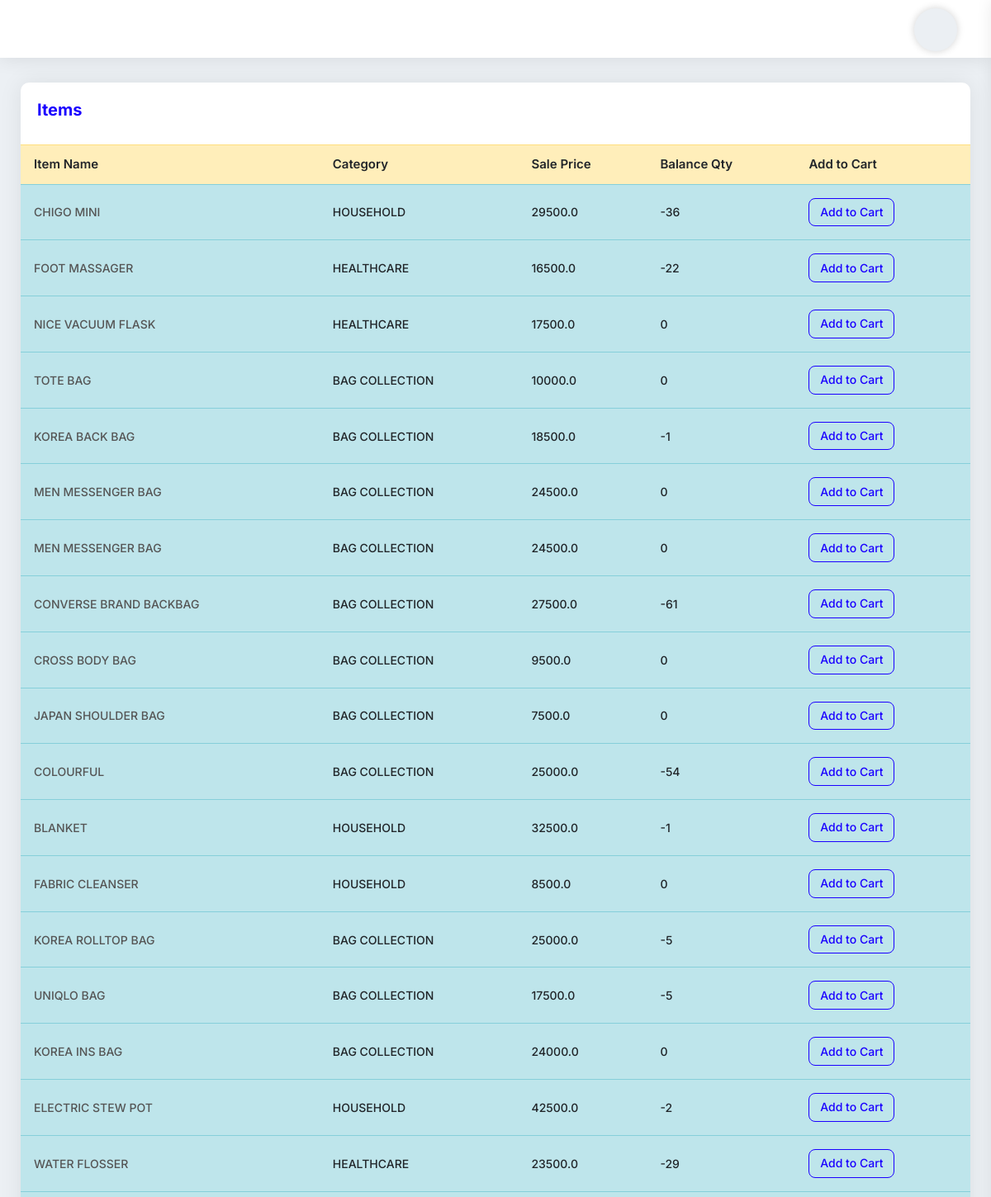
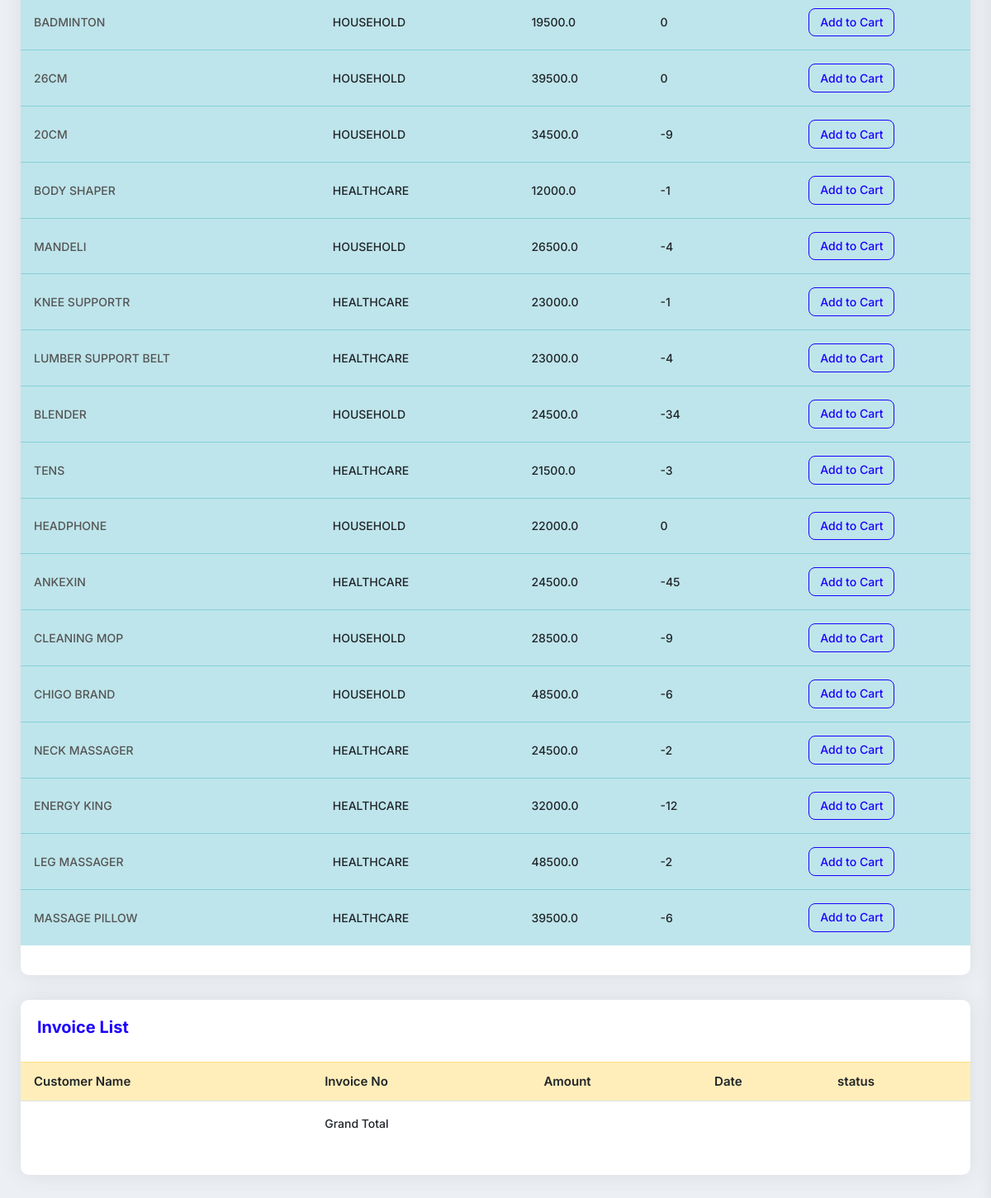
The page /HomeView (signed in) on the database its author committed (2 pictures, top to bottom).
### myapp/models.py (models this page shows, shortened)
class Items(models.Model):
    item_name = models.CharField(max_length=225)
    category = models.CharField(max_length=225)
    pruchase_price = models.FloatField(default=0.00)
    sell_price = models.FloatField(default=0.00)
    balance_qty = models.IntegerField(default=0)
    barcode_id = models.CharField(max_length=225,blank=True, null=True)
    photo = models.ImageField(upload_to='', blank=True, null=True)
    photo2 = models.ImageField(upload_to='', blank=True, null=True)
    photo3 = models.ImageField(upload_to='', blank=True, null=True)
    photo4 = models.ImageField(upload_to='', blank=True, null=True)
    itm_description = models.CharField(max_length=225,blank=True, null=True)

### myapp/views.py (the view)
# urls.py: path('HomeView', HomeView.as_view(), name='HomeView'),
class HomeView(UserRequiredMixin,TemplateView):
    template_name = 'home.html'
    def get_context_data(self, **kwargs):
        context = super().get_context_data(**kwargs)
        context['product_list'] = Items.objects.all().order_by('-id')
        context['queryset']=Order.objects.filter(created_at=datetime.date.today())
        return context

### myapp/views.py (called while the page is built)
    def dispatch(self, request, *args, **kwargs):
        if request.user.is_authenticated:
            pass
        else:
            return redirect('myapp:UserLoginView')
        return super().dispatch(request, *args, **kwargs)

### templates/home.html (shortened to what this page needs)
{% extends 'base.html' %}
{% block content %}
<div class="card-box mb-30">
    <div class="pd-20">
        <h4 class="text-blue h4">Items
            <a href="{% url 'myapp:MyCartView' %}" class="text-info">
                <span class="micon bi bi-cart4"></span>
                <span class="micon bi bi-cart4"></span>
                <span class="micon bi bi-cart4"></span>
            </a>
        </h4>
    </div>
    <div class="pb-20">
        <table class="data-table table stripe hover nowrap">
            <thead>
            <tr class="table-warning">
                <th class="table-plus datatable-nosort">Item Name</th>
                <th>Category</th>
                <th>Sale Price</th>
                <th>Balance Qty</th>
                <th>Add to Cart</th>
            </tr>
            </thead>
            <tbody>
            {% for p in product_list %}
            <tr class="table-info">
                <td class="table-plus"><a href="{% url 'myapp:ProductEditView' p.id %}">{{p.item_name}}</a></td>
                <td>{{p.category}}</td>
                <td>{{p.sell_price}}</td>
                <td>{{p.balance_qty}}</td>
                <td><a href="{% url 'myapp:AddToCartView' p.id %}" class="btn btn-sm btn-outline-primary"> Add to
                    Cart</a></td>
            </tr>
            {% endfor %}
            </tbody>
        </table>
    </div>
</div>
<div class="card-box mb-30">
    <div class="pd-20">
        <h4 class="text-blue h4">Invoice List</h4>
    </div>
    <div class="pb-20">
        <table
                class="table hover data-table-export nowrap"
        >
            <thead>
            <tr class="table-warning">
                <th class="table-plus datatable-nosort">Customer Name</th>
                <th>Invoice No</th>
                <th>Amount</th>
                <th>Date</th>
                <th>status</th>
            </tr>
            </thead>
            <tfoot>
            <tr>
                <td></td>
                <td>Grand Total</td>
                <td><strong>{{sum}}</strong></td>
                <td></td>
                <td></td>
            </tr>
            </tfoot>
        </table>
    </div>
</div>
{% endblock content %}

### rows shown on the page
Items: item_name "CHIGO MINI", category "HOUSEHOLD", sell_price "29500.0", balance_qty "-36"
Items: item_name "FOOT MASSAGER", category "HEALTHCARE", sell_price "16500.0", balance_qty "-22"
Items: item_name "NICE VACUUM FLASK", category "HEALTHCARE", sell_price "17500.0", balance_qty "0"
Items: item_name "TOTE BAG", category "BAG COLLECTION", sell_price "10000.0", balance_qty "0"
Items: item_name "KOREA BACK BAG", category "BAG COLLECTION", sell_price "18500.0", balance_qty "-1"
Items: item_name "MEN MESSENGER BAG", category "BAG COLLECTION", sell_price "24500.0", balance_qty "0"
Items: item_name "MEN MESSENGER BAG", category "BAG COLLECTION", sell_price "24500.0", balance_qty "0"
Items: item_name "CONVERSE BRAND BACKBAG", category "BAG COLLECTION", sell_price "27500.0", balance_qty "-61"
Items: item_name "CROSS BODY BAG", category "BAG COLLECTION", sell_price "9500.0", balance_qty "0"
Items: item_name "JAPAN SHOULDER BAG", category "BAG COLLECTION", sell_price "7500.0", balance_qty "0"
Items: item_name "COLOURFUL", category "BAG COLLECTION", sell_price "25000.0", balance_qty "-54"
Items: item_name "BLANKET", category "HOUSEHOLD", sell_price "32500.0", balance_qty "-1"
Items: item_name "FABRIC CLEANSER", category "HOUSEHOLD", sell_price "8500.0", balance_qty "0"
Items: item_name "KOREA ROLLTOP BAG", category "BAG COLLECTION", sell_price "25000.0", balance_qty "-5"
Items: item_name "UNIQLO BAG", category "BAG COLLECTION", sell_price "17500.0", balance_qty "-5"
Items: item_name "KOREA INS BAG", category "BAG COLLECTION", sell_price "24000.0", balance_qty "0"
Items: item_name "ELECTRIC STEW POT", category "HOUSEHOLD", sell_price "42500.0", balance_qty "-2"
Items: item_name "WATER FLOSSER", category "HEALTHCARE", sell_price "23500.0", balance_qty "-29"
Items: item_name "BADMINTON", category "HOUSEHOLD", sell_price "19500.0", balance_qty "0"
Items: item_name "26CM", category "HOUSEHOLD", sell_price "39500.0", balance_qty "0"
Items: item_name "20CM", category "HOUSEHOLD", sell_price "34500.0", balance_qty "-9"
Items: item_name "BODY SHAPER", category "HEALTHCARE", sell_price "12000.0", balance_qty "-1"
Items: item_name "MANDELI", category "HOUSEHOLD", sell_price "26500.0", balance_qty "-4"
Items: item_name "KNEE SUPPORTR", category "HEALTHCARE", sell_price "23000.0", balance_qty "-1"
Items: item_name "LUMBER SUPPORT BELT", category "HEALTHCARE", sell_price "23000.0", balance_qty "-4"
Items: item_name "BLENDER", category "HOUSEHOLD", sell_price "24500.0", balance_qty "-34"
Items: item_name "TENS", category "HEALTHCARE", sell_price "21500.0", balance_qty "-3"
Items: item_name "HEADPHONE", category "HOUSEHOLD", sell_price "22000.0", balance_qty "0"
Items: item_name "ANKEXIN", category "HEALTHCARE", sell_price "24500.0", balance_qty "-45"
Items: item_name "CLEANING MOP", category "HOUSEHOLD", sell_price "28500.0", balance_qty "-9"
Items: item_name "CHIGO BRAND", category "HOUSEHOLD", sell_price "48500.0", balance_qty "-6"
Items: item_name "NECK MASSAGER", category "HEALTHCARE", sell_price "24500.0", balance_qty "-2"
Items: item_name "ENERGY KING", category "HEALTHCARE", sell_price "32000.0", balance_qty "-12"
Items: item_name "LEG MASSAGER", category "HEALTHCARE", sell_price "48500.0", balance_qty "-2"
Items: item_name "MASSAGE PILLOW", category "HEALTHCARE", sell_price "39500.0", balance_qty "-6"
